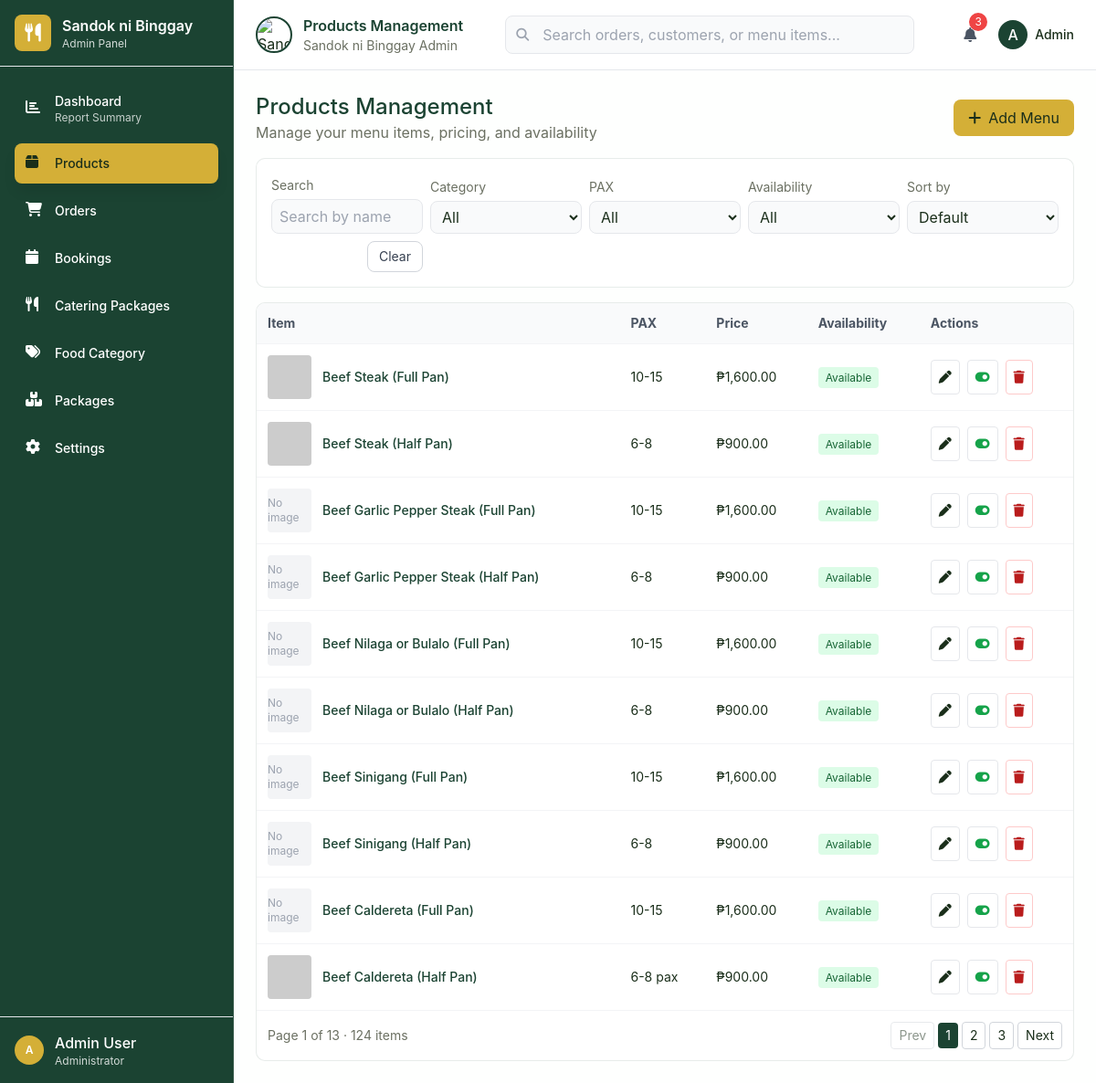
The page /admin/admin.php?section=products&page=1 on the database its author committed.
### tables this page shows
CREATE TABLE `menu` (
  `menu_id` int(11) NOT NULL,
  `menu_name` varchar(100) DEFAULT NULL,
  `menu_desc` text DEFAULT NULL,
  `menu_pax` varchar(100) NOT NULL,
  `menu_price` decimal(10,2) NOT NULL,
  `menu_pic` varchar(255) NOT NULL,
  `menu_avail` tinyint(1) DEFAULT NULL,
  `created_at` timestamp NOT NULL DEFAULT current_timestamp()
);

### admin/admin.php (the view, shortened to what the rows shown need)
<?php
require_once __DIR__ . '/../classes/database.php';
?>
<!DOCTYPE html>
<html lang="en">
<head>
    <?php
        require_once __DIR__ . '/../classes/database.php';
        $db = new database();
    $section = $_GET['section'] ?? '';
    $section = is_string($section) ? strtolower($section) : '';
        $q = isset($_GET['q']) ? trim($_GET['q']) : '';
    $category = isset($_GET['category']) && $_GET['category'] !== '' ? (int)$_GET['category'] : null;
    $pax = isset($_GET['pax']) && $_GET['pax'] !== '' ? (string)$_GET['pax'] : null;
        $avail = isset($_GET['avail']) && $_GET['avail'] !== '' ? $_GET['avail'] : null;
        $sort = isset($_GET['sort']) && $_GET['sort'] !== '' ? $_GET['sort'] : null;
        $page = max(1, (int)($_GET['page'] ?? 1));
        $isAjax = isset($_SERVER['HTTP_X_REQUESTED_WITH']) && strtolower($_SERVER['HTTP_X_REQUESTED_WITH']) === 'xmlhttprequest';
        if (($section === 'products') && !$isAjax) {
            $q = '';
            $category = null;
            $pax = null;
            $avail = null;
            $sort = null;
            $page = 1;
        }
        $limit = 10;
        $offset = ($page - 1) * $limit;
    $totalCount = 0; $menus = []; $totalPages = 1;
        if ($section === 'products') {
            try {
                if ($pax !== null && $pax !== '') {
                    $all = [];
                    if (method_exists($db, 'getFilteredMenuOOP')) {
                        $all = $db->getFilteredMenuOOP($category, $avail, $sort);
                    } elseif (method_exists($db, 'getFilteredMenuPaged')) {
                        $all = $db->getFilteredMenuPaged($category, $avail, $sort, 10000, 0, null);
                    }
                    if ($q !== '') {
                        $needle = mb_strtolower($q);
                        $all = array_values(array_filter($all, function($row) use ($needle) {
                            return stripos($row['menu_name'] ?? '', $needle) !== false;
                        }));
                    }
                    $paxFilter = mb_strtolower($pax);
                    $all = array_values(array_filter($all, function($row) use ($paxFilter) {
                        $val = mb_strtolower((string)($row['menu_pax'] ?? ''));
                        if ($paxFilter === 'per') {
                            return $val !== '' && strpos($val, 'pieces') !== false;
                        }
                        return $val === $paxFilter;
                    }));
                    $totalCount = count($all);
                    $menus = array_slice($all, $offset, $limit);
                } else {
                    if (method_exists($db, 'countFilteredMenu') && method_exists($db, 'getFilteredMenuPaged')) {
                        $menus = $db->getFilteredMenuPaged($category, $avail, $sort, $limit, $offset, $q);
                    }
                }
            } catch (Throwable $e) {
                $totalCount = 0; $menus = [];
            }
                }
        function menu_img_src($menu_pic) {
            $menu_pic = (string)$menu_pic;
            if ($menu_pic === '') return null;
            return '../menu/' . $menu_pic;
        }
    ?>
    <script src="https://cdn.tailwindcss.com"></script>
    <link href="https://cdnjs.cloudflare.com/ajax/libs/font-awesome/6.4.0/css/all.min.css" rel="stylesheet">
</head>
<body class="h-screen overflow-hidden">
    <div class="flex h-full">
        <div class="flex-1 flex flex-col">
            <header class="bg-white border-b border-gray-200 px-6 py-4">
                <div class="flex items-center justify-between">
                    <div class="flex items-center gap-4">
                        <div class="flex items-center gap-3">
                            <div>
                                <h2 id="page-title" class="text-primary font-semibold"><?php
                                    $titleMap = [
                                        'dashboard' => 'Dashboard',
                                        'products' => 'Products Management',
                                        'orders' => 'Orders Management',
                                        'bookings' => 'Bookings Management',
                                        'catering' => 'Catering Packages',
                                        'categories' => 'Food Categories',
                                        'packages' => 'Packages',
                                        'settings' => 'Settings'
                                    ];
                                    echo $titleMap[$section] ?? 'Dashboard';
                                ?></h2>
                            </div>
                        </div>
                    </div>
                </div>
            </header>
            <main class="flex-1 overflow-y-auto">
                <div id="products-content" class="section-content <?php echo ($section === 'products') ? '' : 'hidden '; ?>p-6">
                    <div class="flex items-center justify-between mb-4">
                        <div>
                            <h2 class="text-2xl font-medium text-primary">Products Management</h2>
                        </div>
                    </div>
                    <div id="products-results" class="card overflow-hidden">
                        <div class="overflow-x-auto">
                            <table class="min-w-full text-sm">
                                <thead class="bg-gray-50 text-gray-600">
                                    <tr>
                                        <th class="text-left p-3">Item</th>
                                        <th class="text-left p-3">PAX</th>
                                        <th class="text-left p-3">Price</th>
                                        <th class="text-left p-3">Availability</th>
                                        <th class="text-left p-3">Actions</th>
                                    </tr>
                                </thead>
                                <tbody>
                                    <?php if (empty($menus)): ?>
                                        <tr>
                                            <td colspan="5" class="p-6 text-center text-muted-foreground">No menu items found.</td>
                                        </tr>
                                    <?php else: ?>
                                        <?php foreach ($menus as $m): ?>
                                            <?php
                                                $name = htmlspecialchars($m['menu_name'] ?? '');
                                                $paxv = htmlspecialchars((string)($m['menu_pax'] ?? ''));
                                                $price = isset($m['menu_price']) ? '₱' . number_format((float)$m['menu_price'], 2) : '';
                                                $isAvail = ((string)($m['menu_avail'] ?? '1') === '1');
                                                $availBadge = $isAvail
                                                    ? '<span class="px-2 py-1 text-xs rounded bg-green-100 text-green-800">Available</span>'
                                                    : '<span class="px-2 py-1 text-xs rounded bg-red-100 text-red-800">Unavailable</span>';
                                                $img = menu_img_src($m['menu_pic'] ?? '');
                                                $mid = (int)($m['menu_id'] ?? 0);
                                            ?>
                                            <tr class="border-t border-gray-100 hover:bg-gray-50">
                                                <td class="p-3">
                                                    <div class="flex items-center gap-3">
                                                        <div class="w-12 h-12 bg-gray-100 rounded object-cover overflow-hidden flex items-center justify-center">
                                                            <?php if ($img): ?>
                                                                <img src="<?php echo htmlspecialchars($img); ?>" alt="<?php echo $name; ?>" class="w-full h-full object-cover" onerror="this.src='https://via.placeholder.com/48?text=Food';">
                                                            <?php else: ?>
                                                                <span class="text-xs text-gray-400">No image</span>
                                                            <?php endif; ?>
                                                        </div>
                                                        <div>
                                                            <div class="font-medium text-primary"><?php echo $name; ?></div>
                                                        </div>
                                                    </div>
                                                </td>
                                                <td class="p-3"><?php echo $paxv; ?></td>
                                                <td class="p-3"><?php echo $price; ?></td>
                                                <td class="p-3"><?php echo $availBadge; ?></td>
                                                <td class="p-3">
                                                    <div class="flex items-center gap-2">
                                                        <button type="button" class="p-2 rounded border border-gray-200 hover:bg-gray-50 js-edit" data-menu-id="<?php echo $mid; ?>" title="Edit" aria-label="Edit">
                                                            <i class="fas fa-pen"></i>
                                                        </button>
                                                        <button type="button" class="p-2 rounded border border-gray-200 hover:bg-gray-50 js-action" data-action="toggle" data-menu-id="<?php echo $mid; ?>" title="Toggle availability" aria-label="Toggle availability">
                                                            <i class="fas <?php echo $isAvail ? 'fa-toggle-on text-green-600' : 'fa-toggle-off text-gray-500'; ?>"></i>
                                                        </button>
                                                        <button type="button" class="p-2 rounded border border-red-200 text-red-700 hover:bg-red-50 js-action" data-action="delete" data-menu-id="<?php echo $mid; ?>" title="Delete" aria-label="Delete">
                                                            <i class="fas fa-trash"></i>
                                                        </button>
                                                    </div>
                                                </td>
                                            </tr>
                                        <?php endforeach; ?>
                                    <?php endif; ?>
                                </tbody>
                            </table>
                        </div>
                    </div>
                </div>
            </main>
        </div>
    </div>
</body>
</html>

### rows shown on the page
menu: menu_name "Beef Steak (Full Pan)", menu_pax "10-15", menu_price "₱1,600.00", menu_avail "Available"
menu: menu_name "Beef Steak (Half Pan)", menu_pax "6-8", menu_price "₱900.00", menu_avail "Available"
menu: shows "No image", menu_name "Beef Garlic Pepper Steak (Full Pan)", menu_pax "10-15", menu_price "₱1,600.00", menu_avail "Available"
menu: shows "No image", menu_name "Beef Garlic Pepper Steak (Half Pan)", menu_pax "6-8", menu_price "₱900.00", menu_avail "Available"
menu: shows "No image", menu_name "Beef Nilaga or Bulalo (Full Pan)", menu_pax "10-15", menu_price "₱1,600.00", menu_avail "Available"
menu: shows "No image", menu_name "Beef Nilaga or Bulalo (Half Pan)", menu_pax "6-8", menu_price "₱900.00", menu_avail "Available"
menu: shows "No image", menu_name "Beef Sinigang (Full Pan)", menu_pax "10-15", menu_price "₱1,600.00", menu_avail "Available"
menu: shows "No image", menu_name "Beef Sinigang (Half Pan)", menu_pax "6-8", menu_price "₱900.00", menu_avail "Available"
menu: shows "No image", menu_name "Beef Caldereta (Full Pan)", menu_pax "10-15", menu_price "₱1,600.00", menu_avail "Available"
menu: menu_name "Beef Caldereta (Half Pan)", menu_pax "6-8 pax", menu_price "₱900.00", menu_avail "Available"

### other values the page prints
$titleMap[$section] "Products Management"
$page "1"
$totalPages "13"
$totalCount "124"
form field sort "Default"
